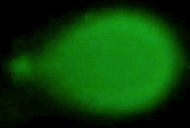
%> input picture core/classification/apop.png, 190 x 128 px
$ octave --eval "result = getSignal(imread('classification/apop.png'));"   (GNU Octave 9; MATLAB toolbox functions it lacks are replaced by stand-ins)
%> lines starting %> are read from the running program, lines starting %| are printed output that depends on the picture; in (x1, y1, x2, y2) boxes, pixels count from 0 and x2, y2 are one past the last pixel; in counts of white or black regions, pixels touching at a corner belong together; the program's own positions count from 1
### core/getIntensityMean.m
function [me, med] = getIntensityMean(in)

    grayimg = rgb2gray(in);
    grayimg1D = reshape(grayimg,1,[]);

    % grayimg 의 median 값은 background 에 가까움
    % (대부분의 경우 background 가 차지하는 픽셀 수가 더 많으므로)
    med = median(double(grayimg1D(grayimg1D>1)));
    %cnt = hist(grayimg1D,0:255); [~,med] = max(cnt); med = med - 1;

    % median 보다 큰 픽셀, 즉 signal 들의 평균
    if med > 50
        me = mean(grayimg1D(grayimg1D>med));
    else
        me = mean(grayimg1D(grayimg1D>(4*med)));
    end

end

### core/getSignal.m
function [out, msg] = getSignal(in)

    [height, width, d] = size(in);
%> height = 128; width = 190; d = 3

    if d == 3
        grayimg = rgb2gray(in);
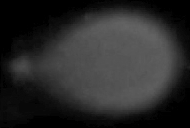
%> grayimg: size 128x190 uint8; min 0, max 101, mean 41.5
    else
        grayimg = in;
    end

    [mymean, mymedian] = getIntensityMean(in);
%> in getIntensityMean, `med = median(double(grayimg1D(grayimg1D>1)));`: med = 54
%> in getIntensityMean, `me = mean(grayimg1D(grayimg1D>med));`: me = 79.91
%> mymean = 79.91; mymedian = 54

    if d == 3
        data = double(reshape(in, width*height, 3));
    else
        data = double(reshape(in, width*height, 1));
    end

    if false
        col_space = [sum(sum(in(:,:,1))),sum(sum(in(:,:,2))),sum(sum(in(:,:,3)))];
        id_col = find(col_space == max(col_space));

        if(id_col==1),matt=[0 0 0;50 0 0];elseif(id_col==2),matt=[0 0 0;0 50 0];else matt = [0 0 0;0 0 50];end
        [label_background, tmp] = kmeans(data, 2, 'Start', matt);
        if mean(tmp(1,:)) < 10, idx_background = (label_background==1); else idx_background = (label_background==2); end
        idx_object = ~idx_background;
        out_kmeans = reshape(idx_object, height, width);
    else
        a = find(grayimg == mymedian);
%> a = 93 values from 1859 to 22714
        a = a(1);
%> a = 1859
        b = find(grayimg == floor(mymean));
%> b = 464 values from 8498 to 21829
        b = b(1);
%> b = 8498
        if d == 3
            initpoint1 = reshape(in(mod(a,height)+1,floor(a/height)+1,:), 1, 3);
%> initpoint1 = [12 88 5]
            initpoint2 = reshape(in(mod(b,height)+1,floor(b/height)+1,:), 1, 3);
%> initpoint2 = [16 120 9]
        else
            initpoint1 = in(mod(a,height)+1,floor(a/height)+1);
            initpoint2 = in(mod(b,height)+1,floor(b/height)+1);
        end
        [label_background, tmp] = kmeans(data, 2, 'Start', double([initpoint1; initpoint2]));
%> tmp = [2.75 17.94 0.935; 15.76 119.1 12.77]
        if mean(tmp(1,:)) < 10, idx_background = (label_background==1); else idx_background = (label_background==2); end
%> after `idx_background = (label_background==1)`: idx_background = 24320 logical values, 13028 true
        idx_object = ~idx_background;
%> idx_object = 24320 logical values, 11292 true
        out_kmeans = reshape(idx_object, height, width);
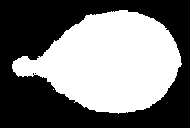
%> out_kmeans: size 128x190 logical; 46.4% white; 2 white regions (1 under 20 px), largest, box (x1, y1, x2, y2) and area: (12, 10, 182, 114) 11291
    end

    out_threshold = (grayimg > floor((mymean + mymedian)*0.4));
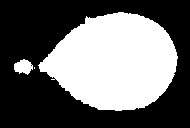
%> out_threshold: size 128x190 logical; 41.1% white; 3 white regions (1 under 20 px), largest, box (x1, y1, x2, y2) and area: (38, 12, 178, 111) 9787, (14, 59, 33, 75) 207

    if ( numel(find(out_kmeans)) < numel(grayimg) * 0.9 ) && ...
       ( numel(find(out_kmeans)) > numel(find(out_threshold)) )
        out = out_kmeans; msg = 'kmeans';
    else
        out = out_threshold; msg = 'threshold';
    end
    %out = out_kmeans; msg = 'kmeans';
    out = logical(imfill(uint8(out)));
%> out: size 128x190 logical; 46.4% white; 2 white regions (1 under 20 px), largest, box (x1, y1, x2, y2) and area: (12, 10, 182, 114) 11294

end
